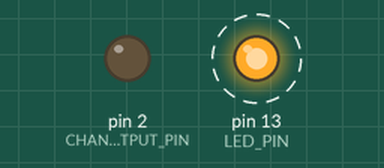
Simulated run of this sketch. Board: Arduino Uno, built with avr-gcc and run on an emulated ATmega328P. Parts: output pins drawn as LEDs (lit = HIGH). Dashed ring = blinking. What the sketch prints to the serial monitor is not drawn.

Above: at 0.7 s.
Timing chart, 0 to 3.5 s (numbered marks = the images above):
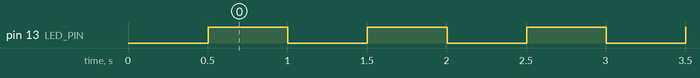

Measured:
- by itself, pin 13 (LED_PIN): alternates HIGH for 0.50 s and LOW for 0.50 s

The sketch:

mpr121_teensy_touch.ino
```cpp
#include <Wire.h>
#include <Adafruit_MPR121.h>

// Wiring for Teensy 4.1:
// MPR121 SDA  -> pin 18 / SDA0
// MPR121 SCL  -> pin 19 / SCL0
// MPR121 IRQ  -> digital pin 0
// MPR121 ADDR -> GND, so the I2C address is 0x5A

constexpr uint8_t MPR121_ADDR = 0x5A;
constexpr uint8_t IRQ_PIN = 0;
constexpr uint8_t CHANNEL_0_OUTPUT_PIN = 1;
constexpr uint8_t CHANNEL_1_OUTPUT_PIN = 2;
constexpr uint8_t LED_PIN = LED_BUILTIN;
constexpr uint8_t ELECTRODE_COUNT = 2;

// Tune these if your electrodes are too sensitive or not sensitive enough.
// Lower values are more sensitive; higher values are less sensitive.
constexpr uint8_t TOUCH_THRESHOLD = 5;
constexpr uint8_t RELEASE_THRESHOLD = 3;
constexpr uint32_t DEBUG_PRINT_INTERVAL_MS = 1000;
constexpr uint8_t CALIBRATION_SAMPLES = 20;
constexpr bool ENABLE_DEBUG_OUTPUT = false;
constexpr bool ENABLE_TOUCH_MASK_OUTPUT = false;

Adafruit_MPR121 cap = Adafruit_MPR121();

volatile bool touchInterrupt = false;
uint16_t lastTouched = 0;
uint16_t softwareBaseline[ELECTRODE_COUNT] = {};

void onTouchInterrupt() {
  touchInterrupt = true;
}

void printTouchedChannels(uint16_t touched) {
  bool anyTouched = false;

  Serial.print("Touched mask: 0b");
  for (int8_t i = ELECTRODE_COUNT - 1; i >= 0; --i) {
    Serial.print((touched & (1 << i)) ? '1' : '0');
  }

  Serial.print(" | channels:");
  for (uint8_t i = 0; i < ELECTRODE_COUNT; ++i) {
    if (touched & (1 << i)) {
      Serial.print(' ');
      Serial.print(i);
      anyTouched = true;
    }
  }

  if (!anyTouched) {
    Serial.print(" none");
  }

  Serial.println();
}

void updateTouchOutputPins(uint16_t touched) {
  digitalWrite(CHANNEL_0_OUTPUT_PIN, (touched & (1 << 0)) ? HIGH : LOW);
  digitalWrite(CHANNEL_1_OUTPUT_PIN, (touched & (1 << 1)) ? HIGH : LOW);
}

void calibrateSoftwareBaseline() {
  Serial.println("Calibrating software baseline. Do not touch electrodes...");

  for (uint8_t sample = 0; sample < CALIBRATION_SAMPLES; ++sample) {
    for (uint8_t i = 0; i < ELECTRODE_COUNT; ++i) {
      softwareBaseline[i] += cap.filteredData(i);
    }
    delay(25);
  }

  Serial.print("Software baseline:");
  for (uint8_t i = 0; i < ELECTRODE_COUNT; ++i) {
    softwareBaseline[i] /= CALIBRATION_SAMPLES;
    Serial.print(' ');
    Serial.print(i);
    Serial.print('=');
    Serial.print(softwareBaseline[i]);
  }
  Serial.println();
}

uint16_t readSoftwareTouched() {
  uint16_t touched = 0;

  for (uint8_t i = 0; i < ELECTRODE_COUNT; ++i) {
    const uint16_t filtered = cap.filteredData(i);
    const int16_t delta = softwareBaseline[i] - filtered;
    const uint16_t mask = (1 << i);
    const bool wasTouched = lastTouched & mask;
    const uint8_t threshold = wasTouched ? RELEASE_THRESHOLD : TOUCH_THRESHOLD;

    if (delta >= threshold) {
      touched |= mask;
    }
  }

  return touched;
}

void setup() {
  Serial.begin(115200);
  while (!Serial && millis() < 3000) {
    // Give USB Serial a moment to connect, but do not block forever.
  }

  Serial.println("MPR121 multi-channel touch test starting...");

  pinMode(IRQ_PIN, INPUT_PULLUP);
  pinMode(CHANNEL_0_OUTPUT_PIN, OUTPUT);
  pinMode(CHANNEL_1_OUTPUT_PIN, OUTPUT);
  digitalWrite(CHANNEL_0_OUTPUT_PIN, LOW);
  digitalWrite(CHANNEL_1_OUTPUT_PIN, LOW);
  pinMode(LED_PIN, OUTPUT);

  Wire.begin();             // Teensy 4.1 Wire uses SDA0 pin 18 and SCL0 pin 19.
  Wire.setClock(400000);    // MPR121 supports fast-mode I2C.

  if (!cap.begin(MPR121_ADDR, &Wire)) {
    Serial.println("MPR121 not found at 0x5A. Check SDA/SCL/ADDR/power wiring.");
    while (true) {
      delay(100);
    }
  }

  cap.setThresholds(TOUCH_THRESHOLD, RELEASE_THRESHOLD);
  calibrateSoftwareBaseline();

  attachInterrupt(digitalPinToInterrupt(IRQ_PIN), onTouchInterrupt, FALLING);

  lastTouched = readSoftwareTouched();
  updateTouchOutputPins(lastTouched);
  if (ENABLE_TOUCH_MASK_OUTPUT) {
    printTouchedChannels(lastTouched);
  }

  Serial.println("Ready. Touch one or more electrodes.");
  if (ENABLE_DEBUG_OUTPUT) {
    Serial.println("Debug columns: channel: filtered/softwareBaseline/delta. Delta should rise when touched.");
  }
}

void loop() {
  // IRQ is active-low and fires when touch status changes. The timed fallback
  // keeps output responsive even if the interrupt was missed during startup.
  static uint32_t lastPollMs = 0;
  static uint32_t lastDebugPrintMs = 0;
  static uint32_t lastLedToggleMs = 0;
  const uint32_t now = millis();

  if (now - lastLedToggleMs >= 500) {
    lastLedToggleMs = now;
    digitalWrite(LED_PIN, !digitalRead(LED_PIN));
  }

  if (ENABLE_DEBUG_OUTPUT && now - lastDebugPrintMs >= DEBUG_PRINT_INTERVAL_MS) {
    lastDebugPrintMs = now;
    Serial.print("Raw: ");
    for (uint8_t i = 0; i < ELECTRODE_COUNT; ++i) {
      const uint16_t filtered = cap.filteredData(i);
      const uint16_t baseline = softwareBaseline[i];
      const int16_t delta = baseline - filtered;

      Serial.print(i);
      Serial.print(':');
      Serial.print(filtered);
      Serial.print('/');
      Serial.print(baseline);
      Serial.print('/');
      Serial.print(delta);
      if (i + 1 < ELECTRODE_COUNT) {
        Serial.print("  ");
      }
    }
    Serial.println();
  }

  if (!touchInterrupt && now - lastPollMs < 50) {
    return;
  }

  noInterrupts();
  touchInterrupt = false;
  interrupts();

  lastPollMs = now;

  const uint16_t touched = readSoftwareTouched();
  updateTouchOutputPins(touched);
  if (touched != lastTouched) {
    for (uint8_t i = 0; i < ELECTRODE_COUNT; ++i) {
      const uint16_t mask = (1 << i);
      if ((touched & mask) && !(lastTouched & mask)) {
        Serial.print("Electrode ");
        Serial.print(i);
        Serial.println(" touched");
      }
      if (!(touched & mask) && (lastTouched & mask)) {
        Serial.print("Electrode ");
        Serial.print(i);
        Serial.println(" released");
      }
    }

    if (ENABLE_TOUCH_MASK_OUTPUT) {
      printTouchedChannels(touched);
    }
    lastTouched = touched;
  }
}
```
